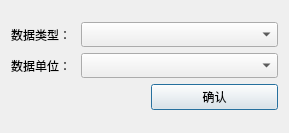
<?xml version="1.0" encoding="UTF-8"?>
<ui version="4.0">
 <class>DialogHistorySetting</class>
 <widget class="QDialog" name="DialogHistorySetting">
  <property name="geometry">
   <rect>
    <x>0</x>
    <y>0</y>
    <width>289</width>
    <height>133</height>
   </rect>
  </property>
  <property name="windowTitle">
   <string>DialogHistorySetting</string>
  </property>
  <layout class="QVBoxLayout" name="verticalLayout">
   <item>
    <layout class="QGridLayout" name="gridLayout">
     <item row="0" column="1" colspan="3">
      <widget class="QComboBox" name="comboBoxtype">
       <property name="font">
        <font>
         <family>微软雅黑 Light</family>
        </font>
       </property>
      </widget>
     </item>
     <item row="1" column="1" colspan="3">
      <widget class="QComboBox" name="comboBoxunit">
       <property name="font">
        <font>
         <family>微软雅黑 Light</family>
        </font>
       </property>
      </widget>
     </item>
     <item row="0" column="0">
      <widget class="QLabel" name="label">
       <property name="text">
        <string>数据类型：</string>
       </property>
      </widget>
     </item>
     <item row="1" column="0">
      <widget class="QLabel" name="label_2">
       <property name="text">
        <string>数据单位：</string>
       </property>
      </widget>
     </item>
     <item row="2" column="0" colspan="2">
      <spacer name="horizontalSpacer">
       <property name="orientation">
        <enum>Qt::Horizontal</enum>
       </property>
       <property name="sizeHint" stdset="0">
        <size>
         <width>40</width>
         <height>20</height>
        </size>
       </property>
      </spacer>
     </item>
     <item row="2" column="2" colspan="2">
      <widget class="QPushButton" name="pushButtonsure">
       <property name="text">
        <string>确认</string>
       </property>
      </widget>
     </item>
    </layout>
   </item>
  </layout>
 </widget>
 <layoutdefault spacing="6" margin="11"/>
 <resources/>
 <connections/>
</ui>
